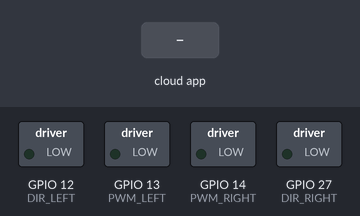
Bench run of a sketch on a simulated ESP32. Parts: switched loads named in the sketch (green lamp = pin HIGH). The inputs (shaded band) are chosen by the test bench. The ROS host is connected and sends only what is stated; what the sketch prints to the serial monitor is not drawn.

Above: at 1.2 s.
1.3 s: the phone or cloud app sets linear.x to -100
At 2.5 s:
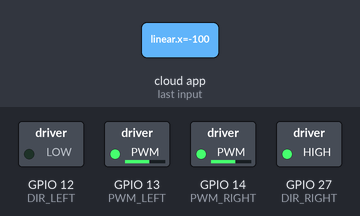
2.8 s: the phone or cloud app sets angular.z to -100
At 3.8 s:
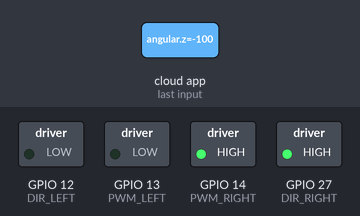
4.3 s: the phone or cloud app sets linear.x to 0
At 5.0 s:
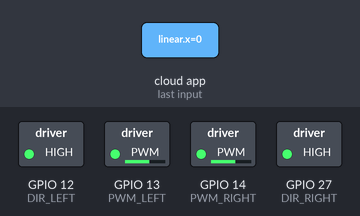
5.8 s: the phone or cloud app sets angular.z to 0
At 6.1 s:
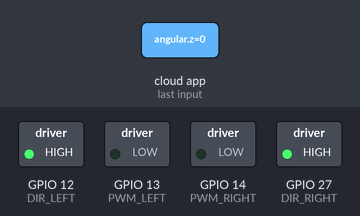
7.3 s: the phone or cloud app sets linear.x to 100
At 8.4 s:
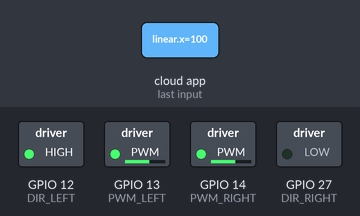
8.8 s: the phone or cloud app sets angular.z to 100
At 9.5 s:
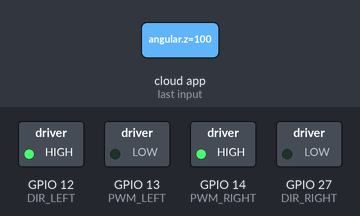
Timing chart, 0 to 11.3 s (numbered marks = the images above; inputs shaded):
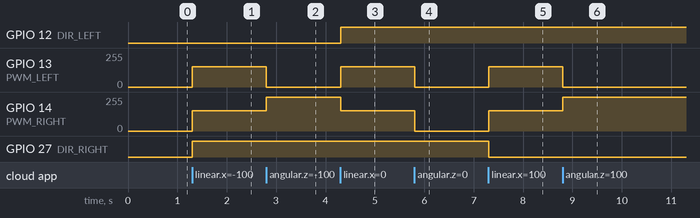

Measured:
- after the input at 1.3 s, GPIO 13 (PWM_LEFT), GPIO 14 (PWM_RIGHT): 0/255 → 153/255 at once; GPIO 27 (DIR_RIGHT): LOW → HIGH at once
- after the input at 2.8 s, GPIO 13 (PWM_LEFT): 153/255 → 0/255 at once; GPIO 14 (PWM_RIGHT): 153/255 → 255/255 at once
- after the input at 4.3 s, GPIO 12 (DIR_LEFT): LOW → HIGH at once; GPIO 13 (PWM_LEFT): 0/255 → 153/255 at once; GPIO 14 (PWM_RIGHT): 255/255 → 153/255 at once
- after the input at 5.8 s, GPIO 13 (PWM_LEFT), GPIO 14 (PWM_RIGHT): 153/255 → 0/255 at once
- after the input at 7.3 s, GPIO 13 (PWM_LEFT), GPIO 14 (PWM_RIGHT): 0/255 → 153/255 at once; GPIO 27 (DIR_RIGHT): HIGH → LOW at once
- after the input at 8.8 s, GPIO 13 (PWM_LEFT): 153/255 → 0/255 at once; GPIO 14 (PWM_RIGHT): 153/255 → 255/255 at once

The sketch:

Teleop2.ino
```cpp
// ============================================================
// STAGE 1 — Teleop Only (cmd_vel → motors)
// ESP32 Single Sketch | DRISHTI Ground SLAM
// Motor drivers: MD20A (Left) + RMCS-2305 (Right)
// ============================================================

#include <micro_ros_arduino.h>
#include <rcl/rcl.h>
#include <rclc/rclc.h>
#include <rclc/executor.h>
#include <geometry_msgs/msg/twist.h>

// ── BLOCK 1: Pin Definitions ──────────────────────────────
// Left side  → MD20A
const int DIR_LEFT  = 12;
const int PWM_LEFT  = 13;

// Right side → RMCS-2305
const int DIR_RIGHT = 27;
const int PWM_RIGHT = 14;

// Tuning constants — adjust these during testing
const float DEADBAND  = 0.05f;
const float MAX_SPEED = 0.6f;

// ── DIR POLARITY ──
// If a side goes wrong direction, flip its value (HIGH → LOW or LOW → HIGH)
const int LEFT_FORWARD_DIR  = HIGH;
const int RIGHT_FORWARD_DIR = LOW;  // RMCS often needs opposite polarity

// ── BLOCK 2: micro-ROS Entities ───────────────────────────
rcl_subscription_t subscriber;
geometry_msgs__msg__Twist twist_msg;
rclc_executor_t executor;
rcl_allocator_t allocator;
rclc_support_t support;
rcl_node_t node;

// ── BLOCK 3: Connection State Machine ─────────────────────
// The ESP32 lives in one of these three states at all times
enum AgentState { WAITING, AGENT_OK, RECONNECTING };
AgentState agent_state = WAITING;

// ── BLOCK 4: Error Handling Macros ────────────────────────
// RCCHECK  → if this fails, return false (used in create_entities)
// RCSOFTCHECK → if this fails, just continue (used in loop)
#define RCCHECK(fn)     { rcl_ret_t rc = fn; if(rc != RCL_RET_OK) return false; }
#define RCSOFTCHECK(fn) { rcl_ret_t rc = fn; (void)rc; }

// ============================================================
// MOTOR HELPER
// speed: -1.0 (full backward) to +1.0 (full forward)
// Positive → DIR HIGH, PWM = speed * 255
// Negative → DIR LOW,  PWM = abs(speed) * 255
// Near zero → stop
// ============================================================

void setMotor(int dirPin, int pwmPin, float speed, int forwardDir) {
  if (fabsf(speed) < DEADBAND) {
    analogWrite(pwmPin, 0);
    return;
  }

  speed = constrain(speed, -1.0f, 1.0f);

  // forwardDir tells us which electrical signal means "forward" for this driver
  int dir = (speed > 0) ? forwardDir : (1 - forwardDir);
  digitalWrite(dirPin, dir);
  analogWrite(pwmPin, (int)(fabsf(speed) * 255));
}
// ============================================================
// TWIST CALLBACK
// Fires every time a new /cmd_vel message arrives
// This is the differential drive mixer — no if-else chain
// ============================================================
void twist_callback(const void* msgin) {
  const geometry_msgs__msg__Twist* msg =
    (const geometry_msgs__msg__Twist*)msgin;

  // Read joystick values
  float lin = msg->linear.x;   // forward/backward: -1.0 to +1.0
  float ang = msg->angular.z;  // rotation: -1.0 to +1.0

  // Apply MAX_SPEED cap
  lin = constrain(lin * MAX_SPEED, -1.0f, 1.0f);
  ang = constrain(ang * MAX_SPEED, -1.0f, 1.0f);

  // ── The Differential Drive Mixer ──
  // Intuition:
  //   Both wheels get the same linear component (go forward together)
  //   Angular component is subtracted from left, added to right
  //   → turning left: right faster than left
  //   → pure rotation: they go in opposite directions automatically
  float left_speed  = lin - ang;
  float right_speed = lin + ang;

  // Clamp after mixing (mixing can push values past ±1.0)
  left_speed  = constrain(left_speed,  -1.0f, 1.0f);
  right_speed = constrain(right_speed, -1.0f, 1.0f);

  // Send to motors
 setMotor(DIR_LEFT,  PWM_LEFT,  left_speed,  LEFT_FORWARD_DIR);
setMotor(DIR_RIGHT, PWM_RIGHT, right_speed, RIGHT_FORWARD_DIR);
}

// ============================================================
// CREATE / DESTROY micro-ROS ENTITIES
// Called by state machine — not directly by you
// ============================================================
bool create_entities() {
  allocator = rcl_get_default_allocator();

  RCCHECK(rclc_support_init(&support, 0, NULL, &allocator));
  RCCHECK(rclc_node_init_default(&node, "drishti_motor_driver", "", &support));

  // Subscribe to /cmd_vel
  RCCHECK(rclc_subscription_init_default(
    &subscriber, &node,
    ROSIDL_GET_MSG_TYPE_SUPPORT(geometry_msgs, msg, Twist),
    "/cmd_vel"));

  // Executor handles 1 entity (the subscriber)
  // We'll increase this number when we add IMU + odom in Stage 2
  RCCHECK(rclc_executor_init(&executor, &support.context, 1, &allocator));
  RCCHECK(rclc_executor_add_subscription(
    &executor, &subscriber, &twist_msg, &twist_callback, ON_NEW_DATA));

  return true;
}

void destroy_entities() {
  // Clean shutdown — important so reconnection works properly
  rmw_context_t* rmw_context = rcl_context_get_rmw_context(&support.context);
  (void)rmw_uros_set_context_entity_destroy_session_timeout(rmw_context, 0);

  RCSOFTCHECK(rcl_subscription_fini(&subscriber, &node));
  RCSOFTCHECK(rcl_node_fini(&node));
  RCSOFTCHECK(rclc_executor_fini(&executor));
  RCSOFTCHECK(rclc_support_fini(&support));
}

// ============================================================
// SETUP
// ============================================================
void setup() {
  Serial.begin(115200);

  // Configure motor pins
  pinMode(DIR_LEFT,  OUTPUT);
  pinMode(PWM_LEFT,  OUTPUT);
  pinMode(DIR_RIGHT, OUTPUT);
  pinMode(PWM_RIGHT, OUTPUT);

  // Start with motors stopped — safety
  analogWrite(PWM_LEFT,  0);
  analogWrite(PWM_RIGHT, 0);

  // Configure micro-ROS transport (Serial USB to RPi)
  set_microros_transports();

  agent_state = WAITING;
}

// ============================================================
// LOOP — Connection State Machine
// ============================================================
void loop() {
  switch (agent_state) {

    case WAITING:
      // Ping the agent every 500ms
      // ping_agent(timeout_ms, attempts) → true if agent responds
      if (rmw_uros_ping_agent(500, 1) == RMW_RET_OK) {
        if (create_entities()) {
          Serial.println("[DRISHTI] Agent connected. Motors ready.");
          agent_state = AGENT_OK;
        } else {
          destroy_entities();
          Serial.println("[DRISHTI] Entity creation failed. Retrying...");
        }
      } else {
        Serial.println("[DRISHTI] Waiting for micro-ROS agent...");
        delay(500);
      }
      break;

    case AGENT_OK:
      // Normal operation — spin executor at 10ms
      // This is why your old code had lag: you used 100ms here
      if (rmw_uros_ping_agent(100, 1) == RMW_RET_OK) {
        RCSOFTCHECK(rclc_executor_spin_some(&executor, RCL_MS_TO_NS(10)));
      } else {
        // Agent disappeared — go to reconnecting
        Serial.println("[DRISHTI] Agent lost. Reconnecting...");
        agent_state = RECONNECTING;
      }
      break;

    case RECONNECTING:
      // Stop motors immediately for safety
      analogWrite(PWM_LEFT,  0);
      analogWrite(PWM_RIGHT, 0);
      destroy_entities();
      agent_state = WAITING;
      break;
  }
}
```
